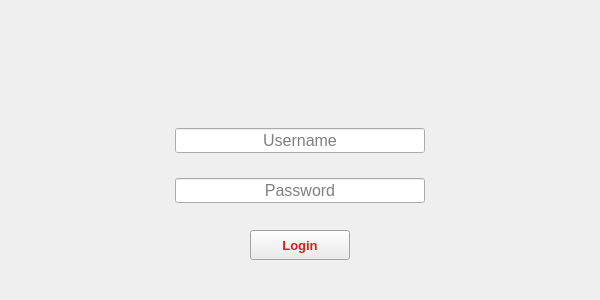
<?xml version="1.0" encoding="UTF-8"?>
<ui version="4.0">
 <class>Dialog</class>
 <widget class="QDialog" name="Dialog">
  <property name="geometry">
   <rect>
    <x>0</x>
    <y>0</y>
    <width>600</width>
    <height>300</height>
   </rect>
  </property>
  <property name="minimumSize">
   <size>
    <width>600</width>
    <height>300</height>
   </size>
  </property>
  <property name="maximumSize">
   <size>
    <width>600</width>
    <height>300</height>
   </size>
  </property>
  <property name="palette">
   <palette>
    <active>
     <colorrole role="WindowText">
      <brush brushstyle="SolidPattern">
       <color alpha="255">
        <red>0</red>
        <green>0</green>
        <blue>0</blue>
       </color>
      </brush>
     </colorrole>
    </active>
    <inactive>
     <colorrole role="WindowText">
      <brush brushstyle="SolidPattern">
       <color alpha="255">
        <red>0</red>
        <green>0</green>
        <blue>0</blue>
       </color>
      </brush>
     </colorrole>
    </inactive>
    <disabled>
     <colorrole role="WindowText">
      <brush brushstyle="SolidPattern">
       <color alpha="255">
        <red>120</red>
        <green>120</green>
        <blue>120</blue>
       </color>
      </brush>
     </colorrole>
    </disabled>
   </palette>
  </property>
  <property name="windowTitle">
   <string>User Login</string>
  </property>
  <property name="windowIcon">
   <iconset resource="resources/logo/Resource_logo.qrc">
    <normaloff>:/resource_logo/logo_small_icon_only_inverted.png</normaloff>:/resource_logo/logo_small_icon_only_inverted.png</iconset>
  </property>
  <property name="autoFillBackground">
   <bool>false</bool>
  </property>
  <widget class="QLabel" name="label_2">
   <property name="geometry">
    <rect>
     <x>160</x>
     <y>170</y>
     <width>51</width>
     <height>41</height>
    </rect>
   </property>
   <property name="text">
    <string/>
   </property>
   <property name="pixmap">
    <pixmap resource="resources/Login/resource_login.qrc">:/resource_login/Icona_PW.png</pixmap>
   </property>
  </widget>
  <widget class="QLabel" name="label">
   <property name="geometry">
    <rect>
     <x>150</x>
     <y>10</y>
     <width>300</width>
     <height>101</height>
    </rect>
   </property>
   <property name="text">
    <string/>
   </property>
   <property name="pixmap">
    <pixmap>resources/Login/Icona_titolo.png</pixmap>
   </property>
  </widget>
  <widget class="QPushButton" name="pushButton_Login">
   <property name="geometry">
    <rect>
     <x>250</x>
     <y>230</y>
     <width>100</width>
     <height>30</height>
    </rect>
   </property>
   <property name="palette">
    <palette>
     <active>
      <colorrole role="WindowText">
       <brush brushstyle="SolidPattern">
        <color alpha="255">
         <red>210</red>
         <green>33</green>
         <blue>24</blue>
        </color>
       </brush>
      </colorrole>
      <colorrole role="Button">
       <brush brushstyle="SolidPattern">
        <color alpha="255">
         <red>85</red>
         <green>255</green>
         <blue>0</blue>
        </color>
       </brush>
      </colorrole>
      <colorrole role="Light">
       <brush brushstyle="SolidPattern">
        <color alpha="255">
         <red>255</red>
         <green>255</green>
         <blue>255</blue>
        </color>
       </brush>
      </colorrole>
      <colorrole role="Midlight">
       <brush brushstyle="SolidPattern">
        <color alpha="255">
         <red>227</red>
         <green>227</green>
         <blue>227</blue>
        </color>
       </brush>
      </colorrole>
      <colorrole role="Dark">
       <brush brushstyle="SolidPattern">
        <color alpha="255">
         <red>160</red>
         <green>160</green>
         <blue>160</blue>
        </color>
       </brush>
      </colorrole>
      <colorrole role="Mid">
       <brush brushstyle="SolidPattern">
        <color alpha="255">
         <red>160</red>
         <green>160</green>
         <blue>160</blue>
        </color>
       </brush>
      </colorrole>
      <colorrole role="Text">
       <brush brushstyle="SolidPattern">
        <color alpha="255">
         <red>210</red>
         <green>33</green>
         <blue>24</blue>
        </color>
       </brush>
      </colorrole>
      <colorrole role="BrightText">
       <brush brushstyle="SolidPattern">
        <color alpha="255">
         <red>255</red>
         <green>255</green>
         <blue>255</blue>
        </color>
       </brush>
      </colorrole>
      <colorrole role="ButtonText">
       <brush brushstyle="SolidPattern">
        <color alpha="255">
         <red>210</red>
         <green>33</green>
         <blue>24</blue>
        </color>
       </brush>
      </colorrole>
      <colorrole role="Base">
       <brush brushstyle="SolidPattern">
        <color alpha="255">
         <red>255</red>
         <green>255</green>
         <blue>255</blue>
        </color>
       </brush>
      </colorrole>
      <colorrole role="Window">
       <brush brushstyle="SolidPattern">
        <color alpha="255">
         <red>210</red>
         <green>33</green>
         <blue>24</blue>
        </color>
       </brush>
      </colorrole>
      <colorrole role="Shadow">
       <brush brushstyle="SolidPattern">
        <color alpha="255">
         <red>105</red>
         <green>105</green>
         <blue>105</blue>
        </color>
       </brush>
      </colorrole>
      <colorrole role="Highlight">
       <brush brushstyle="SolidPattern">
        <color alpha="255">
         <red>0</red>
         <green>120</green>
         <blue>215</blue>
        </color>
       </brush>
      </colorrole>
      <colorrole role="HighlightedText">
       <brush brushstyle="SolidPattern">
        <color alpha="255">
         <red>255</red>
         <green>255</green>
         <blue>255</blue>
        </color>
       </brush>
      </colorrole>
      <colorrole role="Link">
       <brush brushstyle="SolidPattern">
        <color alpha="255">
         <red>0</red>
         <green>0</green>
         <blue>255</blue>
        </color>
       </brush>
      </colorrole>
      <colorrole role="LinkVisited">
       <brush brushstyle="SolidPattern">
        <color alpha="255">
         <red>255</red>
         <green>0</green>
         <blue>255</blue>
        </color>
       </brush>
      </colorrole>
      <colorrole role="AlternateBase">
       <brush brushstyle="SolidPattern">
        <color alpha="255">
         <red>245</red>
         <green>245</green>
         <blue>245</blue>
        </color>
       </brush>
      </colorrole>
      <colorrole role="NoRole">
       <brush brushstyle="SolidPattern">
        <color alpha="255">
         <red>0</red>
         <green>0</green>
         <blue>0</blue>
        </color>
       </brush>
      </colorrole>
      <colorrole role="ToolTipBase">
       <brush brushstyle="SolidPattern">
        <color alpha="255">
         <red>255</red>
         <green>255</green>
         <blue>220</blue>
        </color>
       </brush>
      </colorrole>
      <colorrole role="ToolTipText">
       <brush brushstyle="SolidPattern">
        <color alpha="255">
         <red>0</red>
         <green>0</green>
         <blue>0</blue>
        </color>
       </brush>
      </colorrole>
      <colorrole role="PlaceholderText">
       <brush brushstyle="SolidPattern">
        <color alpha="255">
         <red>210</red>
         <green>33</green>
         <blue>24</blue>
        </color>
       </brush>
      </colorrole>
     </active>
     <inactive>
      <colorrole role="WindowText">
       <brush brushstyle="SolidPattern">
        <color alpha="255">
         <red>210</red>
         <green>33</green>
         <blue>24</blue>
        </color>
       </brush>
      </colorrole>
      <colorrole role="Button">
       <brush brushstyle="SolidPattern">
        <color alpha="255">
         <red>240</red>
         <green>240</green>
         <blue>240</blue>
        </color>
       </brush>
      </colorrole>
      <colorrole role="Light">
       <brush brushstyle="SolidPattern">
        <color alpha="255">
         <red>255</red>
         <green>255</green>
         <blue>255</blue>
        </color>
       </brush>
      </colorrole>
      <colorrole role="Midlight">
       <brush brushstyle="SolidPattern">
        <color alpha="255">
         <red>227</red>
         <green>227</green>
         <blue>227</blue>
        </color>
       </brush>
      </colorrole>
      <colorrole role="Dark">
       <brush brushstyle="SolidPattern">
        <color alpha="255">
         <red>160</red>
         <green>160</green>
         <blue>160</blue>
        </color>
       </brush>
      </colorrole>
      <colorrole role="Mid">
       <brush brushstyle="SolidPattern">
        <color alpha="255">
         <red>160</red>
         <green>160</green>
         <blue>160</blue>
        </color>
       </brush>
      </colorrole>
      <colorrole role="Text">
       <brush brushstyle="SolidPattern">
        <color alpha="255">
         <red>210</red>
         <green>33</green>
         <blue>24</blue>
        </color>
       </brush>
      </colorrole>
      <colorrole role="BrightText">
       <brush brushstyle="SolidPattern">
        <color alpha="255">
         <red>255</red>
         <green>255</green>
         <blue>255</blue>
        </color>
       </brush>
      </colorrole>
      <colorrole role="ButtonText">
       <brush brushstyle="SolidPattern">
        <color alpha="255">
         <red>210</red>
         <green>33</green>
         <blue>24</blue>
        </color>
       </brush>
      </colorrole>
      <colorrole role="Base">
       <brush brushstyle="SolidPattern">
        <color alpha="255">
         <red>255</red>
         <green>255</green>
         <blue>255</blue>
        </color>
       </brush>
      </colorrole>
      <colorrole role="Window">
       <brush brushstyle="SolidPattern">
        <color alpha="255">
         <red>240</red>
         <green>240</green>
         <blue>240</blue>
        </color>
       </brush>
      </colorrole>
      <colorrole role="Shadow">
       <brush brushstyle="SolidPattern">
        <color alpha="255">
         <red>105</red>
         <green>105</green>
         <blue>105</blue>
        </color>
       </brush>
      </colorrole>
      <colorrole role="Highlight">
       <brush brushstyle="SolidPattern">
        <color alpha="255">
         <red>240</red>
         <green>240</green>
         <blue>240</blue>
        </color>
       </brush>
      </colorrole>
      <colorrole role="HighlightedText">
       <brush brushstyle="SolidPattern">
        <color alpha="255">
         <red>0</red>
         <green>0</green>
         <blue>0</blue>
        </color>
       </brush>
      </colorrole>
      <colorrole role="Link">
       <brush brushstyle="SolidPattern">
        <color alpha="255">
         <red>0</red>
         <green>0</green>
         <blue>255</blue>
        </color>
       </brush>
      </colorrole>
      <colorrole role="LinkVisited">
       <brush brushstyle="SolidPattern">
        <color alpha="255">
         <red>255</red>
         <green>0</green>
         <blue>255</blue>
        </color>
       </brush>
      </colorrole>
      <colorrole role="AlternateBase">
       <brush brushstyle="SolidPattern">
        <color alpha="255">
         <red>245</red>
         <green>245</green>
         <blue>245</blue>
        </color>
       </brush>
      </colorrole>
      <colorrole role="NoRole">
       <brush brushstyle="NoBrush">
        <color alpha="255">
         <red>0</red>
         <green>0</green>
         <blue>0</blue>
        </color>
       </brush>
      </colorrole>
      <colorrole role="ToolTipBase">
       <brush brushstyle="SolidPattern">
        <color alpha="255">
         <red>255</red>
         <green>255</green>
         <blue>220</blue>
        </color>
       </brush>
      </colorrole>
      <colorrole role="ToolTipText">
       <brush brushstyle="SolidPattern">
        <color alpha="255">
         <red>0</red>
         <green>0</green>
         <blue>0</blue>
        </color>
       </brush>
      </colorrole>
      <colorrole role="PlaceholderText">
       <brush brushstyle="SolidPattern">
        <color alpha="255">
         <red>210</red>
         <green>33</green>
         <blue>24</blue>
        </color>
       </brush>
      </colorrole>
     </inactive>
     <disabled>
      <colorrole role="WindowText">
       <brush brushstyle="SolidPattern">
        <color alpha="255">
         <red>210</red>
         <green>33</green>
         <blue>24</blue>
        </color>
       </brush>
      </colorrole>
      <colorrole role="Button">
       <brush brushstyle="SolidPattern">
        <color alpha="255">
         <red>85</red>
         <green>255</green>
         <blue>0</blue>
        </color>
       </brush>
      </colorrole>
      <colorrole role="Light">
       <brush brushstyle="SolidPattern">
        <color alpha="255">
         <red>255</red>
         <green>255</green>
         <blue>255</blue>
        </color>
       </brush>
      </colorrole>
      <colorrole role="Midlight">
       <brush brushstyle="SolidPattern">
        <color alpha="255">
         <red>247</red>
         <green>247</green>
         <blue>247</blue>
        </color>
       </brush>
      </colorrole>
      <colorrole role="Dark">
       <brush brushstyle="SolidPattern">
        <color alpha="255">
         <red>160</red>
         <green>160</green>
         <blue>160</blue>
        </color>
       </brush>
      </colorrole>
      <colorrole role="Mid">
       <brush brushstyle="SolidPattern">
        <color alpha="255">
         <red>160</red>
         <green>160</green>
         <blue>160</blue>
        </color>
       </brush>
      </colorrole>
      <colorrole role="Text">
       <brush brushstyle="SolidPattern">
        <color alpha="255">
         <red>210</red>
         <green>33</green>
         <blue>24</blue>
        </color>
       </brush>
      </colorrole>
      <colorrole role="BrightText">
       <brush brushstyle="SolidPattern">
        <color alpha="255">
         <red>255</red>
         <green>255</green>
         <blue>255</blue>
        </color>
       </brush>
      </colorrole>
      <colorrole role="ButtonText">
       <brush brushstyle="SolidPattern">
        <color alpha="255">
         <red>210</red>
         <green>33</green>
         <blue>24</blue>
        </color>
       </brush>
      </colorrole>
      <colorrole role="Base">
       <brush brushstyle="SolidPattern">
        <color alpha="255">
         <red>210</red>
         <green>33</green>
         <blue>24</blue>
        </color>
       </brush>
      </colorrole>
      <colorrole role="Window">
       <brush brushstyle="SolidPattern">
        <color alpha="255">
         <red>210</red>
         <green>33</green>
         <blue>24</blue>
        </color>
       </brush>
      </colorrole>
      <colorrole role="Shadow">
       <brush brushstyle="SolidPattern">
        <color alpha="255">
         <red>0</red>
         <green>0</green>
         <blue>0</blue>
        </color>
       </brush>
      </colorrole>
      <colorrole role="Highlight">
       <brush brushstyle="SolidPattern">
        <color alpha="255">
         <red>0</red>
         <green>120</green>
         <blue>215</blue>
        </color>
       </brush>
      </colorrole>
      <colorrole role="HighlightedText">
       <brush brushstyle="SolidPattern">
        <color alpha="255">
         <red>255</red>
         <green>255</green>
         <blue>255</blue>
        </color>
       </brush>
      </colorrole>
      <colorrole role="Link">
       <brush brushstyle="SolidPattern">
        <color alpha="255">
         <red>0</red>
         <green>0</green>
         <blue>255</blue>
        </color>
       </brush>
      </colorrole>
      <colorrole role="LinkVisited">
       <brush brushstyle="SolidPattern">
        <color alpha="255">
         <red>255</red>
         <green>0</green>
         <blue>255</blue>
        </color>
       </brush>
      </colorrole>
      <colorrole role="AlternateBase">
       <brush brushstyle="SolidPattern">
        <color alpha="255">
         <red>245</red>
         <green>245</green>
         <blue>245</blue>
        </color>
       </brush>
      </colorrole>
      <colorrole role="NoRole">
       <brush brushstyle="NoBrush">
        <color alpha="255">
         <red>0</red>
         <green>0</green>
         <blue>0</blue>
        </color>
       </brush>
      </colorrole>
      <colorrole role="ToolTipBase">
       <brush brushstyle="SolidPattern">
        <color alpha="255">
         <red>255</red>
         <green>255</green>
         <blue>220</blue>
        </color>
       </brush>
      </colorrole>
      <colorrole role="ToolTipText">
       <brush brushstyle="SolidPattern">
        <color alpha="255">
         <red>0</red>
         <green>0</green>
         <blue>0</blue>
        </color>
       </brush>
      </colorrole>
      <colorrole role="PlaceholderText">
       <brush brushstyle="SolidPattern">
        <color alpha="255">
         <red>210</red>
         <green>33</green>
         <blue>24</blue>
        </color>
       </brush>
      </colorrole>
     </disabled>
    </palette>
   </property>
   <property name="font">
    <font>
     <family>Arial</family>
     <pointsize>10</pointsize>
     <bold>true</bold>
    </font>
   </property>
   <property name="cursor">
    <cursorShape>PointingHandCursor</cursorShape>
   </property>
   <property name="styleSheet">
    <string notr="true">color: rgb(210, 33, 24);
</string>
   </property>
   <property name="text">
    <string>Login</string>
   </property>
   <property name="icon">
    <iconset resource="resources/logo/Resource_logo.qrc">
     <normaloff>:/resource_logo/logo_small_icon_only_inverted.png</normaloff>:/resource_logo/logo_small_icon_only_inverted.png</iconset>
   </property>
   <property name="shortcut">
    <string>Return</string>
   </property>
  </widget>
  <widget class="QLabel" name="label_3">
   <property name="geometry">
    <rect>
     <x>160</x>
     <y>120</y>
     <width>41</width>
     <height>41</height>
    </rect>
   </property>
   <property name="text">
    <string/>
   </property>
   <property name="pixmap">
    <pixmap resource="resources/Login/resource_login.qrc">:/resource_login/Icona_user.png</pixmap>
   </property>
   <property name="buddy">
    <cstring>lineEdit_User</cstring>
   </property>
  </widget>
  <widget class="QLineEdit" name="lineEdit_User">
   <property name="geometry">
    <rect>
     <x>175</x>
     <y>128</y>
     <width>250</width>
     <height>25</height>
    </rect>
   </property>
   <property name="sizePolicy">
    <sizepolicy hsizetype="Expanding" vsizetype="Fixed">
     <horstretch>0</horstretch>
     <verstretch>0</verstretch>
    </sizepolicy>
   </property>
   <property name="minimumSize">
    <size>
     <width>0</width>
     <height>0</height>
    </size>
   </property>
   <property name="font">
    <font>
     <family>Arial</family>
     <pointsize>12</pointsize>
    </font>
   </property>
   <property name="acceptDrops">
    <bool>true</bool>
   </property>
   <property name="styleSheet">
    <string notr="true"/>
   </property>
   <property name="inputMask">
    <string/>
   </property>
   <property name="text">
    <string/>
   </property>
   <property name="echoMode">
    <enum>QLineEdit::Normal</enum>
   </property>
   <property name="alignment">
    <set>Qt::AlignCenter</set>
   </property>
   <property name="placeholderText">
    <string>Username</string>
   </property>
   <property name="cursorMoveStyle">
    <enum>Qt::LogicalMoveStyle</enum>
   </property>
   <property name="clearButtonEnabled">
    <bool>true</bool>
   </property>
  </widget>
  <widget class="QLabel" name="label_4">
   <property name="geometry">
    <rect>
     <x>0</x>
     <y>0</y>
     <width>600</width>
     <height>300</height>
    </rect>
   </property>
   <property name="minimumSize">
    <size>
     <width>600</width>
     <height>300</height>
    </size>
   </property>
   <property name="maximumSize">
    <size>
     <width>600</width>
     <height>300</height>
    </size>
   </property>
   <property name="palette">
    <palette>
     <active>
      <colorrole role="WindowText">
       <brush brushstyle="SolidPattern">
        <color alpha="255">
         <red>0</red>
         <green>0</green>
         <blue>0</blue>
        </color>
       </brush>
      </colorrole>
      <colorrole role="Button">
       <brush brushstyle="SolidPattern">
        <color alpha="255">
         <red>0</red>
         <green>170</green>
         <blue>0</blue>
        </color>
       </brush>
      </colorrole>
      <colorrole role="Light">
       <brush brushstyle="SolidPattern">
        <color alpha="255">
         <red>255</red>
         <green>255</green>
         <blue>255</blue>
        </color>
       </brush>
      </colorrole>
      <colorrole role="Midlight">
       <brush brushstyle="SolidPattern">
        <color alpha="255">
         <red>227</red>
         <green>227</green>
         <blue>227</blue>
        </color>
       </brush>
      </colorrole>
      <colorrole role="Dark">
       <brush brushstyle="SolidPattern">
        <color alpha="255">
         <red>160</red>
         <green>160</green>
         <blue>160</blue>
        </color>
       </brush>
      </colorrole>
      <colorrole role="Mid">
       <brush brushstyle="SolidPattern">
        <color alpha="255">
         <red>160</red>
         <green>160</green>
         <blue>160</blue>
        </color>
       </brush>
      </colorrole>
      <colorrole role="Text">
       <brush brushstyle="SolidPattern">
        <color alpha="255">
         <red>0</red>
         <green>0</green>
         <blue>0</blue>
        </color>
       </brush>
      </colorrole>
      <colorrole role="BrightText">
       <brush brushstyle="SolidPattern">
        <color alpha="255">
         <red>255</red>
         <green>255</green>
         <blue>255</blue>
        </color>
       </brush>
      </colorrole>
      <colorrole role="ButtonText">
       <brush brushstyle="SolidPattern">
        <color alpha="255">
         <red>0</red>
         <green>0</green>
         <blue>0</blue>
        </color>
       </brush>
      </colorrole>
      <colorrole role="Base">
       <brush brushstyle="SolidPattern">
        <color alpha="255">
         <red>255</red>
         <green>255</green>
         <blue>255</blue>
        </color>
       </brush>
      </colorrole>
      <colorrole role="Window">
       <brush brushstyle="SolidPattern">
        <color alpha="255">
         <red>240</red>
         <green>240</green>
         <blue>240</blue>
        </color>
       </brush>
      </colorrole>
      <colorrole role="Shadow">
       <brush brushstyle="SolidPattern">
        <color alpha="255">
         <red>105</red>
         <green>105</green>
         <blue>105</blue>
        </color>
       </brush>
      </colorrole>
      <colorrole role="Highlight">
       <brush brushstyle="SolidPattern">
        <color alpha="255">
         <red>0</red>
         <green>120</green>
         <blue>215</blue>
        </color>
       </brush>
      </colorrole>
      <colorrole role="HighlightedText">
       <brush brushstyle="SolidPattern">
        <color alpha="255">
         <red>255</red>
         <green>255</green>
         <blue>255</blue>
        </color>
       </brush>
      </colorrole>
      <colorrole role="Link">
       <brush brushstyle="SolidPattern">
        <color alpha="255">
         <red>0</red>
         <green>0</green>
         <blue>255</blue>
        </color>
       </brush>
      </colorrole>
      <colorrole role="LinkVisited">
       <brush brushstyle="SolidPattern">
        <color alpha="255">
         <red>255</red>
         <green>0</green>
         <blue>255</blue>
        </color>
       </brush>
      </colorrole>
      <colorrole role="AlternateBase">
       <brush brushstyle="SolidPattern">
        <color alpha="255">
         <red>245</red>
         <green>245</green>
         <blue>245</blue>
        </color>
       </brush>
      </colorrole>
      <colorrole role="NoRole">
       <brush brushstyle="SolidPattern">
        <color alpha="255">
         <red>0</red>
         <green>0</green>
         <blue>0</blue>
        </color>
       </brush>
      </colorrole>
      <colorrole role="ToolTipBase">
       <brush brushstyle="SolidPattern">
        <color alpha="255">
         <red>255</red>
         <green>255</green>
         <blue>220</blue>
        </color>
       </brush>
      </colorrole>
      <colorrole role="ToolTipText">
       <brush brushstyle="SolidPattern">
        <color alpha="255">
         <red>0</red>
         <green>0</green>
         <blue>0</blue>
        </color>
       </brush>
      </colorrole>
      <colorrole role="PlaceholderText">
       <brush brushstyle="SolidPattern">
        <color alpha="255">
         <red>0</red>
         <green>0</green>
         <blue>0</blue>
        </color>
       </brush>
      </colorrole>
     </active>
     <inactive>
      <colorrole role="WindowText">
       <brush brushstyle="SolidPattern">
        <color alpha="255">
         <red>0</red>
         <green>0</green>
         <blue>0</blue>
        </color>
       </brush>
      </colorrole>
      <colorrole role="Button">
       <brush brushstyle="SolidPattern">
        <color alpha="255">
         <red>240</red>
         <green>240</green>
         <blue>240</blue>
        </color>
       </brush>
      </colorrole>
      <colorrole role="Light">
       <brush brushstyle="SolidPattern">
        <color alpha="255">
         <red>255</red>
         <green>255</green>
         <blue>255</blue>
        </color>
       </brush>
      </colorrole>
      <colorrole role="Midlight">
       <brush brushstyle="SolidPattern">
        <color alpha="255">
         <red>227</red>
         <green>227</green>
         <blue>227</blue>
        </color>
       </brush>
      </colorrole>
      <colorrole role="Dark">
       <brush brushstyle="SolidPattern">
        <color alpha="255">
         <red>160</red>
         <green>160</green>
         <blue>160</blue>
        </color>
       </brush>
      </colorrole>
      <colorrole role="Mid">
       <brush brushstyle="SolidPattern">
        <color alpha="255">
         <red>160</red>
         <green>160</green>
         <blue>160</blue>
        </color>
       </brush>
      </colorrole>
      <colorrole role="Text">
       <brush brushstyle="SolidPattern">
        <color alpha="255">
         <red>0</red>
         <green>0</green>
         <blue>0</blue>
        </color>
       </brush>
      </colorrole>
      <colorrole role="BrightText">
       <brush brushstyle="SolidPattern">
        <color alpha="255">
         <red>255</red>
         <green>255</green>
         <blue>255</blue>
        </color>
       </brush>
      </colorrole>
      <colorrole role="ButtonText">
       <brush brushstyle="SolidPattern">
        <color alpha="255">
         <red>0</red>
         <green>0</green>
         <blue>0</blue>
        </color>
       </brush>
      </colorrole>
      <colorrole role="Base">
       <brush brushstyle="SolidPattern">
        <color alpha="255">
         <red>255</red>
         <green>255</green>
         <blue>255</blue>
        </color>
       </brush>
      </colorrole>
      <colorrole role="Window">
       <brush brushstyle="SolidPattern">
        <color alpha="255">
         <red>240</red>
         <green>240</green>
         <blue>240</blue>
        </color>
       </brush>
      </colorrole>
      <colorrole role="Shadow">
       <brush brushstyle="SolidPattern">
        <color alpha="255">
         <red>105</red>
         <green>105</green>
         <blue>105</blue>
        </color>
       </brush>
      </colorrole>
      <colorrole role="Highlight">
       <brush brushstyle="SolidPattern">
        <color alpha="255">
         <red>240</red>
         <green>240</green>
         <blue>240</blue>
        </color>
       </brush>
      </colorrole>
      <colorrole role="HighlightedText">
       <brush brushstyle="SolidPattern">
        <color alpha="255">
         <red>0</red>
         <green>0</green>
         <blue>0</blue>
        </color>
       </brush>
      </colorrole>
      <colorrole role="Link">
       <brush brushstyle="SolidPattern">
        <color alpha="255">
         <red>0</red>
         <green>0</green>
         <blue>255</blue>
        </color>
       </brush>
      </colorrole>
      <colorrole role="LinkVisited">
       <brush brushstyle="SolidPattern">
        <color alpha="255">
         <red>255</red>
         <green>0</green>
         <blue>255</blue>
        </color>
       </brush>
      </colorrole>
      <colorrole role="AlternateBase">
       <brush brushstyle="SolidPattern">
        <color alpha="255">
         <red>245</red>
         <green>245</green>
         <blue>245</blue>
        </color>
       </brush>
      </colorrole>
      <colorrole role="NoRole">
       <brush brushstyle="NoBrush">
        <color alpha="255">
         <red>0</red>
         <green>0</green>
         <blue>0</blue>
        </color>
       </brush>
      </colorrole>
      <colorrole role="ToolTipBase">
       <brush brushstyle="SolidPattern">
        <color alpha="255">
         <red>255</red>
         <green>255</green>
         <blue>220</blue>
        </color>
       </brush>
      </colorrole>
      <colorrole role="ToolTipText">
       <brush brushstyle="SolidPattern">
        <color alpha="255">
         <red>0</red>
         <green>0</green>
         <blue>0</blue>
        </color>
       </brush>
      </colorrole>
      <colorrole role="PlaceholderText">
       <brush brushstyle="NoBrush">
        <color alpha="255">
         <red>0</red>
         <green>0</green>
         <blue>0</blue>
        </color>
       </brush>
      </colorrole>
     </inactive>
     <disabled>
      <colorrole role="WindowText">
       <brush brushstyle="SolidPattern">
        <color alpha="255">
         <red>120</red>
         <green>120</green>
         <blue>120</blue>
        </color>
       </brush>
      </colorrole>
      <colorrole role="Button">
       <brush brushstyle="SolidPattern">
        <color alpha="255">
         <red>0</red>
         <green>170</green>
         <blue>0</blue>
        </color>
       </brush>
      </colorrole>
      <colorrole role="Light">
       <brush brushstyle="SolidPattern">
        <color alpha="255">
         <red>255</red>
         <green>255</green>
         <blue>255</blue>
        </color>
       </brush>
      </colorrole>
      <colorrole role="Midlight">
       <brush brushstyle="SolidPattern">
        <color alpha="255">
         <red>247</red>
         <green>247</green>
         <blue>247</blue>
        </color>
       </brush>
      </colorrole>
      <colorrole role="Dark">
       <brush brushstyle="SolidPattern">
        <color alpha="255">
         <red>160</red>
         <green>160</green>
         <blue>160</blue>
        </color>
       </brush>
      </colorrole>
      <colorrole role="Mid">
       <brush brushstyle="SolidPattern">
        <color alpha="255">
         <red>160</red>
         <green>160</green>
         <blue>160</blue>
        </color>
       </brush>
      </colorrole>
      <colorrole role="Text">
       <brush brushstyle="SolidPattern">
        <color alpha="255">
         <red>120</red>
         <green>120</green>
         <blue>120</blue>
        </color>
       </brush>
      </colorrole>
      <colorrole role="BrightText">
       <brush brushstyle="SolidPattern">
        <color alpha="255">
         <red>255</red>
         <green>255</green>
         <blue>255</blue>
        </color>
       </brush>
      </colorrole>
      <colorrole role="ButtonText">
       <brush brushstyle="SolidPattern">
        <color alpha="255">
         <red>120</red>
         <green>120</green>
         <blue>120</blue>
        </color>
       </brush>
      </colorrole>
      <colorrole role="Base">
       <brush brushstyle="SolidPattern">
        <color alpha="255">
         <red>240</red>
         <green>240</green>
         <blue>240</blue>
        </color>
       </brush>
      </colorrole>
      <colorrole role="Window">
       <brush brushstyle="SolidPattern">
        <color alpha="255">
         <red>240</red>
         <green>240</green>
         <blue>240</blue>
        </color>
       </brush>
      </colorrole>
      <colorrole role="Shadow">
       <brush brushstyle="SolidPattern">
        <color alpha="255">
         <red>0</red>
         <green>0</green>
         <blue>0</blue>
        </color>
       </brush>
      </colorrole>
      <colorrole role="Highlight">
       <brush brushstyle="SolidPattern">
        <color alpha="255">
         <red>0</red>
         <green>120</green>
         <blue>215</blue>
        </color>
       </brush>
      </colorrole>
      <colorrole role="HighlightedText">
       <brush brushstyle="SolidPattern">
        <color alpha="255">
         <red>255</red>
         <green>255</green>
         <blue>255</blue>
        </color>
       </brush>
      </colorrole>
      <colorrole role="Link">
       <brush brushstyle="SolidPattern">
        <color alpha="255">
         <red>0</red>
         <green>0</green>
         <blue>255</blue>
        </color>
       </brush>
      </colorrole>
      <colorrole role="LinkVisited">
       <brush brushstyle="SolidPattern">
        <color alpha="255">
         <red>255</red>
         <green>0</green>
         <blue>255</blue>
        </color>
       </brush>
      </colorrole>
      <colorrole role="AlternateBase">
       <brush brushstyle="SolidPattern">
        <color alpha="255">
         <red>245</red>
         <green>245</green>
         <blue>245</blue>
        </color>
       </brush>
      </colorrole>
      <colorrole role="NoRole">
       <brush brushstyle="NoBrush">
        <color alpha="255">
         <red>0</red>
         <green>0</green>
         <blue>0</blue>
        </color>
       </brush>
      </colorrole>
      <colorrole role="ToolTipBase">
       <brush brushstyle="SolidPattern">
        <color alpha="255">
         <red>255</red>
         <green>255</green>
         <blue>220</blue>
        </color>
       </brush>
      </colorrole>
      <colorrole role="ToolTipText">
       <brush brushstyle="SolidPattern">
        <color alpha="255">
         <red>0</red>
         <green>0</green>
         <blue>0</blue>
        </color>
       </brush>
      </colorrole>
      <colorrole role="PlaceholderText">
       <brush brushstyle="NoBrush">
        <color alpha="255">
         <red>0</red>
         <green>0</green>
         <blue>0</blue>
        </color>
       </brush>
      </colorrole>
     </disabled>
    </palette>
   </property>
   <property name="text">
    <string/>
   </property>
   <property name="pixmap">
    <pixmap resource="resources/Login/resource_login.qrc">:/resource_login/acquardens.png</pixmap>
   </property>
  </widget>
  <widget class="QLineEdit" name="lineEdit_User_2">
   <property name="geometry">
    <rect>
     <x>175</x>
     <y>178</y>
     <width>250</width>
     <height>25</height>
    </rect>
   </property>
   <property name="sizePolicy">
    <sizepolicy hsizetype="Expanding" vsizetype="Fixed">
     <horstretch>0</horstretch>
     <verstretch>0</verstretch>
    </sizepolicy>
   </property>
   <property name="minimumSize">
    <size>
     <width>0</width>
     <height>0</height>
    </size>
   </property>
   <property name="font">
    <font>
     <family>Arial</family>
     <pointsize>12</pointsize>
    </font>
   </property>
   <property name="acceptDrops">
    <bool>true</bool>
   </property>
   <property name="styleSheet">
    <string notr="true"/>
   </property>
   <property name="inputMask">
    <string/>
   </property>
   <property name="text">
    <string/>
   </property>
   <property name="echoMode">
    <enum>QLineEdit::Password</enum>
   </property>
   <property name="cursorPosition">
    <number>0</number>
   </property>
   <property name="alignment">
    <set>Qt::AlignCenter</set>
   </property>
   <property name="placeholderText">
    <string>Password</string>
   </property>
   <property name="cursorMoveStyle">
    <enum>Qt::LogicalMoveStyle</enum>
   </property>
   <property name="clearButtonEnabled">
    <bool>true</bool>
   </property>
  </widget>
  <zorder>label_4</zorder>
  <zorder>lineEdit_User</zorder>
  <zorder>label</zorder>
  <zorder>pushButton_Login</zorder>
  <zorder>label_3</zorder>
  <zorder>lineEdit_User_2</zorder>
  <zorder>label_2</zorder>
 </widget>
 <tabstops>
  <tabstop>lineEdit_User</tabstop>
  <tabstop>lineEdit_User_2</tabstop>
  <tabstop>pushButton_Login</tabstop>
 </tabstops>
 <resources>
  <include location="resources/Login/resource_login.qrc"/>
  <include location="resources/logo/Resource_logo.qrc"/>
 </resources>
 <connections/>
</ui>
